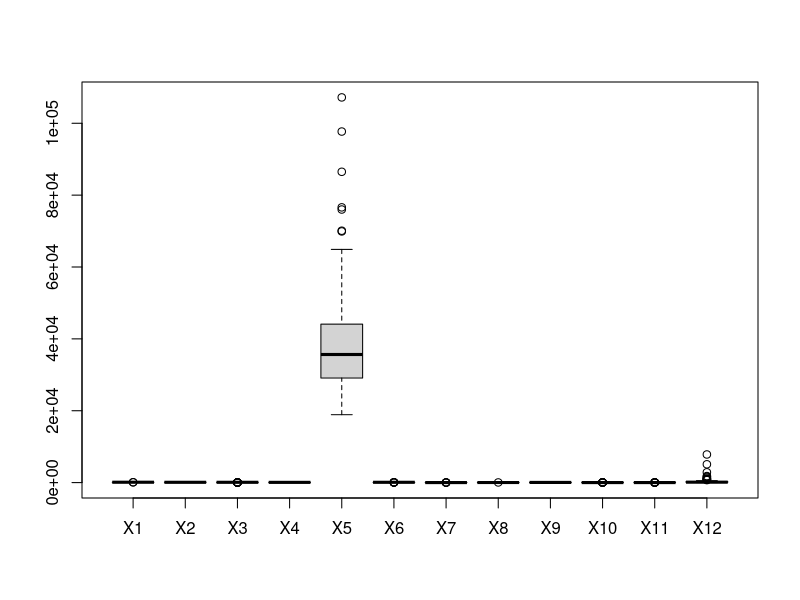
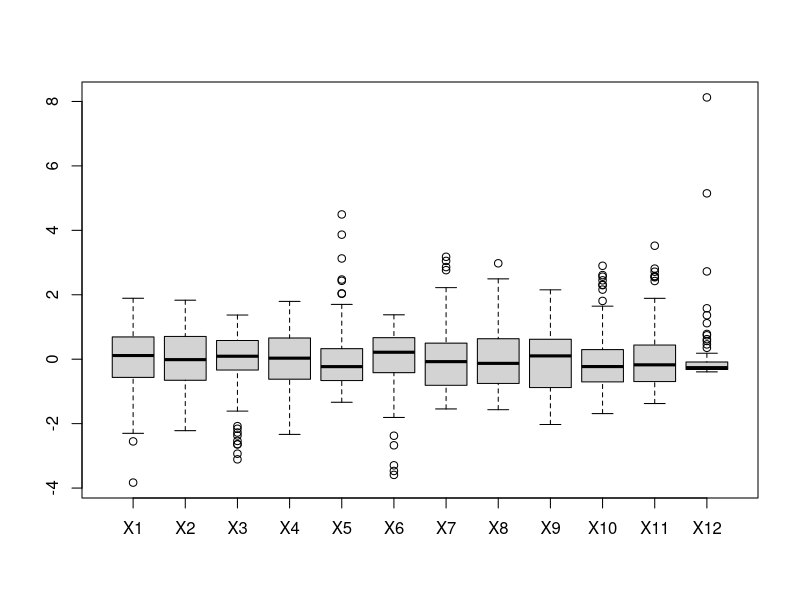
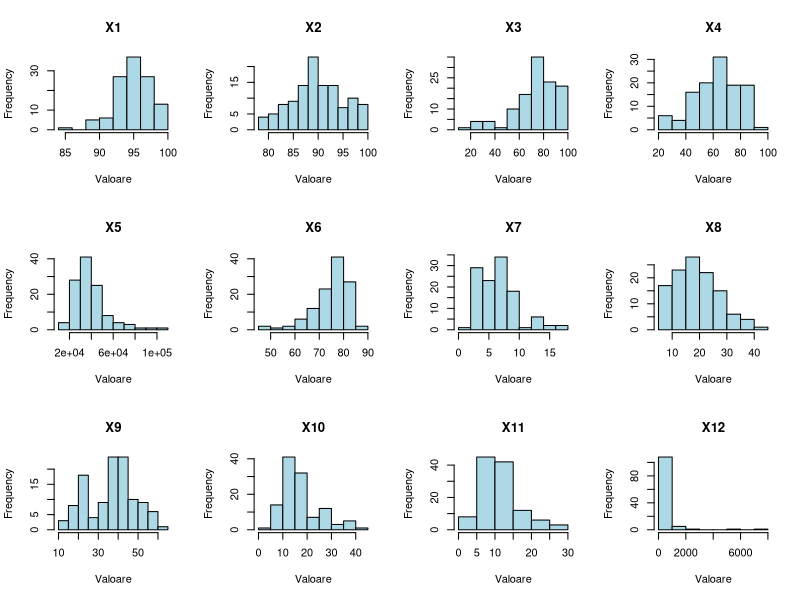
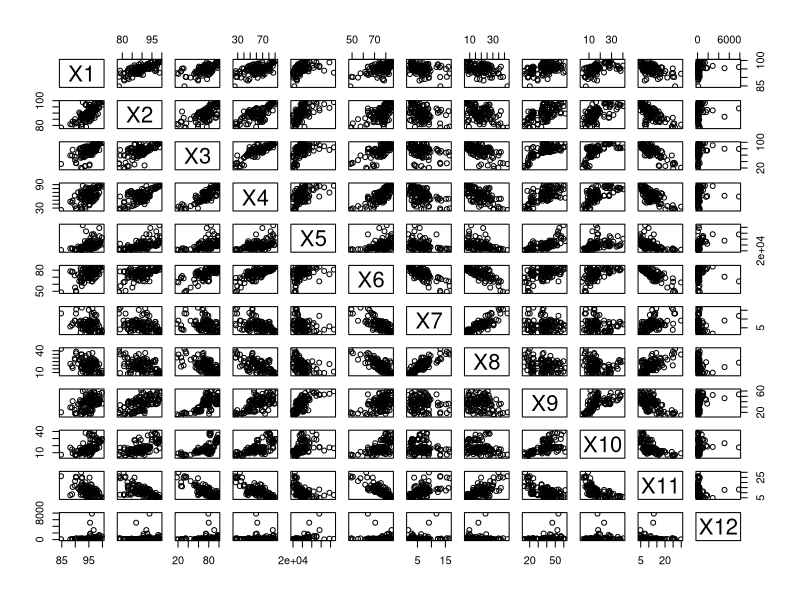
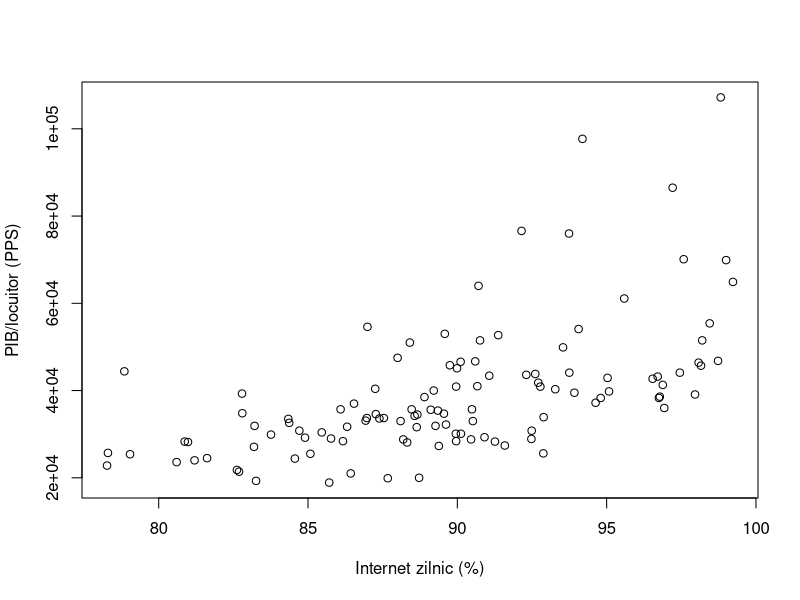
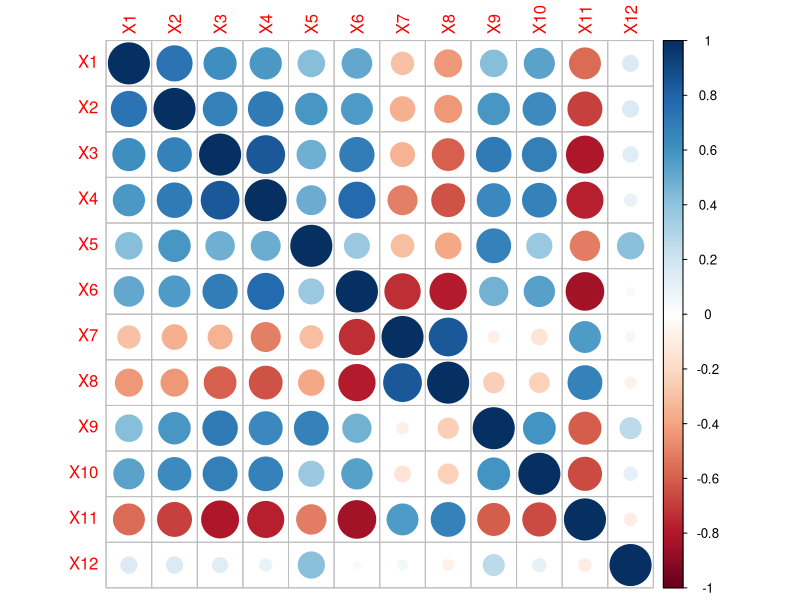
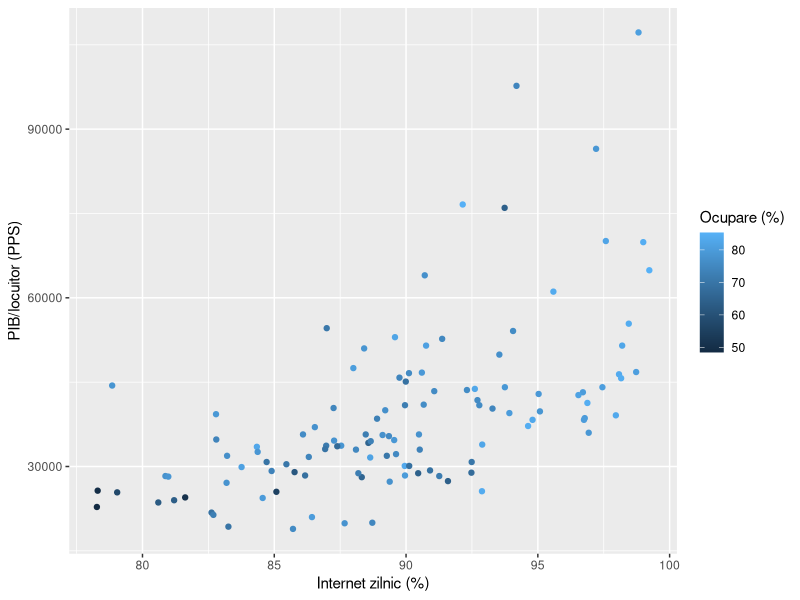
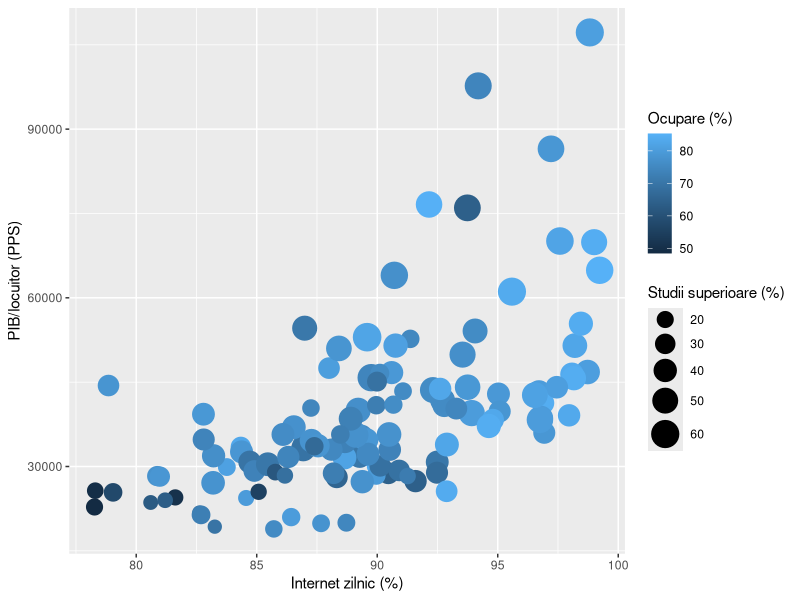

The R script that drew these images, in order:
# SEMINARII 1-3: STATISTICI DESCRIPTIVE SI GRAFICE
# In RStudio: Session -> Set Working Directory -> To Source File Location.
# Selecteaza comenzile si ruleaza-le cu Ctrl+Enter (Cmd+Enter pe Mac).

# Pachetele se instaleaza o singura data, daca lipsesc:
# install.packages("corrplot")
# install.packages("ggplot2")
library(corrplot)
library(ggplot2)

# 1. Importul datelor. Prima coloana contine codurile regiunilor.
X <- read.table("digitalizare.txt", header = TRUE, row.names = 1, sep = "\t")
dim(X)
head(X)

# 2. Statistici descriptive, ca in PDF.
medii <- apply(X, 2, mean)
medii

abateri <- apply(X, 2, sd)
abateri

q <- apply(X, 2, quantile)
q

# 3. Boxplot: distributii si observatii extreme.
boxplot(X)
boxplot(scale(X))

# Valorile extreme pentru fiecare indicator, dupa regula boxplot.
for (i in 1:12) {
  print(names(X)[i])
  print(boxplot.stats(X[, i])$out)
}

# 4. Histogramele celor 12 indicatori.
par(mfrow = c(3, 4))
for (i in 1:12) {
  hist(X[, i], main = names(X)[i], xlab = "Valoare", col = "lightblue")
}
par(mfrow = c(1, 1))

# 5. Reprezentarea observatiilor.
plot(X)
plot(X$X2, X$X5, xlab = "Internet zilnic (%)", ylab = "PIB/locuitor (PPS)")

# 6. Matricea corelatiilor.
R <- cor(X)
R
corrplot(R)

# 7. Grafic simultan cu trei variabile.
# X2 = internet zilnic, X5 = PIB, X6 = ocupare.
ggplot(X, aes(x = X2, y = X5, color = X6)) +
  geom_point() +
  labs(x = "Internet zilnic (%)", y = "PIB/locuitor (PPS)", color = "Ocupare (%)")

# 8. Grafic simultan cu patru variabile.
# Adaugam X9 = ponderea populatiei cu studii superioare.
ggplot(X, aes(x = X2, y = X5, color = X6, size = X9)) +
  geom_point() +
  scale_size_area(max_size = 9) +
  labs(x = "Internet zilnic (%)", y = "PIB/locuitor (PPS)",
       color = "Ocupare (%)", size = "Studii superioare (%)")
